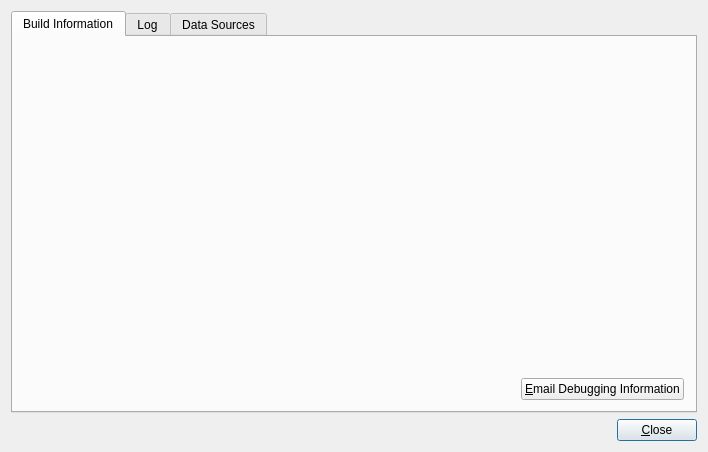
<?xml version="1.0" encoding="UTF-8"?>
<ui version="4.0">
 <class>DebugDialog</class>
 <widget class="QDialog" name="DebugDialog">
  <property name="geometry">
   <rect>
    <x>0</x>
    <y>0</y>
    <width>708</width>
    <height>452</height>
   </rect>
  </property>
  <property name="windowTitle">
   <string>Kst Debug Dialog</string>
  </property>
  <layout class="QGridLayout">
   <item row="1" column="1">
    <widget class="QPushButton" name="_close">
     <property name="text">
      <string>&amp;Close</string>
     </property>
    </widget>
   </item>
   <item row="1" column="0">
    <spacer name="spacer1">
     <property name="orientation">
      <enum>Qt::Horizontal</enum>
     </property>
     <property name="sizeType">
      <enum>QSizePolicy::Expanding</enum>
     </property>
     <property name="sizeHint" stdset="0">
      <size>
       <width>421</width>
       <height>20</height>
      </size>
     </property>
    </spacer>
   </item>
   <item row="0" column="0" colspan="2">
    <widget class="QTabWidget" name="_tabs">
     <widget class="QWidget" name="tab">
      <attribute name="title">
       <string>Build Information</string>
      </attribute>
      <layout class="QGridLayout">
       <item row="0" column="0" colspan="2">
        <widget class="QLabel" name="_buildInfo">
         <property name="text">
          <string/>
         </property>
         <property name="textFormat">
          <enum>Qt::RichText</enum>
         </property>
         <property name="wordWrap">
          <bool>false</bool>
         </property>
        </widget>
       </item>
       <item row="1" column="0" colspan="2">
        <spacer name="spacer3">
         <property name="orientation">
          <enum>Qt::Vertical</enum>
         </property>
         <property name="sizeType">
          <enum>QSizePolicy::Expanding</enum>
         </property>
         <property name="sizeHint" stdset="0">
          <size>
           <width>530</width>
           <height>250</height>
          </size>
         </property>
        </spacer>
       </item>
       <item row="2" column="1">
        <widget class="QPushButton" name="_email">
         <property name="text">
          <string>&amp;Email Debugging Information</string>
         </property>
        </widget>
       </item>
       <item row="2" column="0">
        <spacer name="spacer4">
         <property name="orientation">
          <enum>Qt::Horizontal</enum>
         </property>
         <property name="sizeType">
          <enum>QSizePolicy::Expanding</enum>
         </property>
         <property name="sizeHint" stdset="0">
          <size>
           <width>301</width>
           <height>21</height>
          </size>
         </property>
        </spacer>
       </item>
      </layout>
     </widget>
     <widget class="QWidget" name="TabPage">
      <attribute name="title">
       <string>Log</string>
      </attribute>
      <layout class="QGridLayout">
       <item row="1" column="2">
        <widget class="QPushButton" name="_clear">
         <property name="text">
          <string>Clea&amp;r</string>
         </property>
        </widget>
       </item>
       <item row="1" column="1">
        <spacer name="spacer2">
         <property name="orientation">
          <enum>Qt::Horizontal</enum>
         </property>
         <property name="sizeType">
          <enum>QSizePolicy::Expanding</enum>
         </property>
         <property name="sizeHint" stdset="0">
          <size>
           <width>150</width>
           <height>20</height>
          </size>
         </property>
        </spacer>
       </item>
       <item row="1" column="0">
        <widget class="Q3GroupBox" name="groupBoxHide">
         <property name="sizePolicy">
          <sizepolicy hsizetype="Fixed" vsizetype="Fixed">
           <horstretch>0</horstretch>
           <verstretch>0</verstretch>
          </sizepolicy>
         </property>
         <property name="title">
          <string>Show Messages</string>
         </property>
         <property name="alignment">
          <set>Qt::AlignVCenter</set>
         </property>
         <widget class="QCheckBox" name="checkBoxShowDebug">
          <property name="geometry">
           <rect>
            <x>10</x>
            <y>20</y>
            <width>80</width>
            <height>31</height>
           </rect>
          </property>
          <property name="text">
           <string>&amp;Debug</string>
          </property>
          <property name="checked">
           <bool>true</bool>
          </property>
         </widget>
         <widget class="QCheckBox" name="checkBoxShowNotice">
          <property name="geometry">
           <rect>
            <x>90</x>
            <y>20</y>
            <width>80</width>
            <height>31</height>
           </rect>
          </property>
          <property name="text">
           <string>&amp;Notice</string>
          </property>
          <property name="checked">
           <bool>true</bool>
          </property>
         </widget>
         <widget class="QCheckBox" name="checkBoxShowWarning">
          <property name="geometry">
           <rect>
            <x>170</x>
            <y>20</y>
            <width>80</width>
            <height>31</height>
           </rect>
          </property>
          <property name="text">
           <string>&amp;Warning</string>
          </property>
          <property name="checked">
           <bool>true</bool>
          </property>
         </widget>
         <widget class="QCheckBox" name="checkBoxShowError">
          <property name="geometry">
           <rect>
            <x>260</x>
            <y>20</y>
            <width>80</width>
            <height>31</height>
           </rect>
          </property>
          <property name="text">
           <string>&amp;Error</string>
          </property>
          <property name="checked">
           <bool>true</bool>
          </property>
         </widget>
        </widget>
       </item>
       <item row="0" column="0" colspan="3">
        <spacer name="spacer5">
         <property name="orientation">
          <enum>Qt::Vertical</enum>
         </property>
         <property name="sizeType">
          <enum>QSizePolicy::Expanding</enum>
         </property>
         <property name="sizeHint" stdset="0">
          <size>
           <width>660</width>
           <height>310</height>
          </size>
         </property>
        </spacer>
       </item>
      </layout>
     </widget>
     <widget class="QWidget" name="tab">
      <attribute name="title">
       <string>Data Sources</string>
      </attribute>
      <layout class="QGridLayout">
       <item row="0" column="0">
        <widget class="QListWidget" name="_dataSources">
         <column>
          <property name="text">
           <string>Plugin</string>
          </property>
          <property name="clickable">
           <bool>true</bool>
          </property>
          <property name="resizable">
           <bool>true</bool>
          </property>
         </column>
         <column>
          <property name="text">
           <string>Loaded Instance</string>
          </property>
          <property name="clickable">
           <bool>true</bool>
          </property>
          <property name="resizable">
           <bool>true</bool>
          </property>
         </column>
        </widget>
       </item>
      </layout>
     </widget>
    </widget>
   </item>
  </layout>
 </widget>
 <layoutdefault spacing="6" margin="11"/>
 <pixmapfunction>qPixmapFromMimeSource</pixmapfunction>
 <customwidgets>
  <customwidget>
   <class>Q3GroupBox</class>
   <extends>QGroupBox</extends>
   <header>Qt3Support/Q3GroupBox</header>
   <container>1</container>
  </customwidget>
  <customwidget>
   <class>Q3Frame</class>
   <extends>QFrame</extends>
   <header>Qt3Support/Q3Frame</header>
   <container>1</container>
  </customwidget>
  <customwidget>
   <class>Q3ListView</class>
   <extends>Q3Frame</extends>
   <header>q3listview.h</header>
  </customwidget>
 </customwidgets>
 <tabstops>
  <tabstop>_tabs</tabstop>
  <tabstop>_email</tabstop>
  <tabstop>checkBoxShowDebug</tabstop>
  <tabstop>checkBoxShowNotice</tabstop>
  <tabstop>checkBoxShowWarning</tabstop>
  <tabstop>checkBoxShowError</tabstop>
  <tabstop>_clear</tabstop>
  <tabstop>_dataSources</tabstop>
  <tabstop>_close</tabstop>
 </tabstops>
 <resources/>
 <connections>
  <connection>
   <sender>_close</sender>
   <signal>clicked()</signal>
   <receiver>DebugDialog</receiver>
   <slot>close()</slot>
   <hints>
    <hint type="sourcelabel">
     <x>20</x>
     <y>20</y>
    </hint>
    <hint type="destinationlabel">
     <x>20</x>
     <y>20</y>
    </hint>
   </hints>
  </connection>
 </connections>
</ui>
